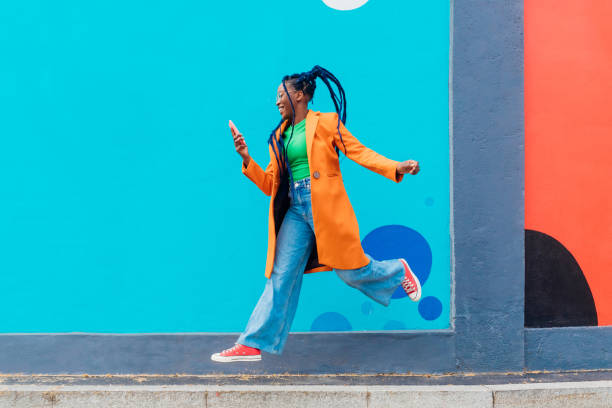
#> input picture DL/ComputerVision/OpenCV/input.jpg, 612 x 408 px
$ jupyter execute image_filters.ipynb
#> lines starting #> are read from the running program, lines starting #| are printed output that depends on the picture
[cell 1]
import cv2
import numpy as np
import matplotlib.pyplot as plt

[cell 2]
image =  cv2.imread("./input.jpg", cv2.IMREAD_GRAYSCALE)
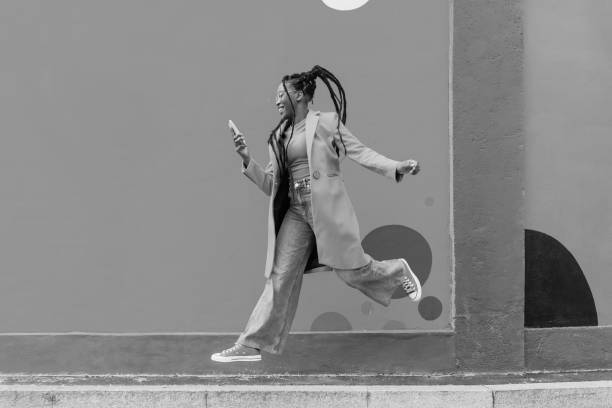
#> image: shape (408, 612); min 0, max 253, mean 137.6

[cell 3]
plt.imshow(image, cmap='gray')

[cell 4]
horziontal = np.array([[-1,-1,-1],
                       [-15 , -15, -15],
                       [1,1,1]])

image_filtered = cv2.filter2D(image, -1, horziontal)
#> image_filtered: shape (408, 612); every value is 0

[cell 5]
plt.imshow(horziontal, cmap='gray')
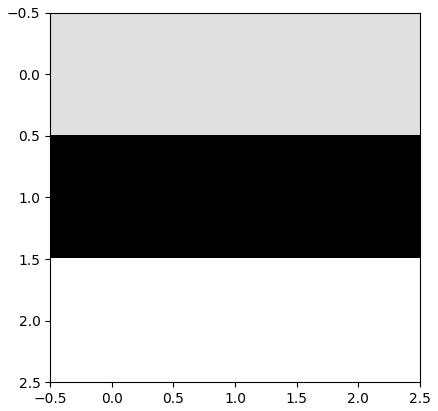
#> figure drawn by matplotlib, 1 panel

## BLURRING

[cell 6]
image_rgb = cv2.cvtColor(image, cv2.COLOR_BGR2RGB)

[cell 7]
kernel_size = 15

[cell 8]
blurred_image = cv2.blur(image, (kernel_size, kernel_size))
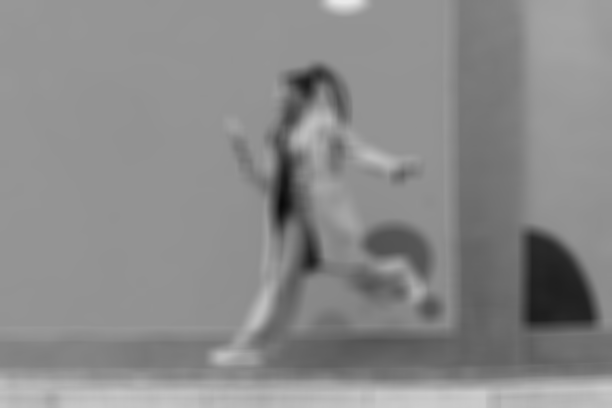
#> blurred_image: shape (408, 612); min 10, max 234, mean 137.6

[cell 9]
plt.imshow(blurred_image, cmap='gray')

[cell 10]
# Gaussian blur
gaussian_blurred_image = cv2.GaussianBlur(image, (kernel_size, kernel_size), 0) # Image, kernelsize, sigma max
